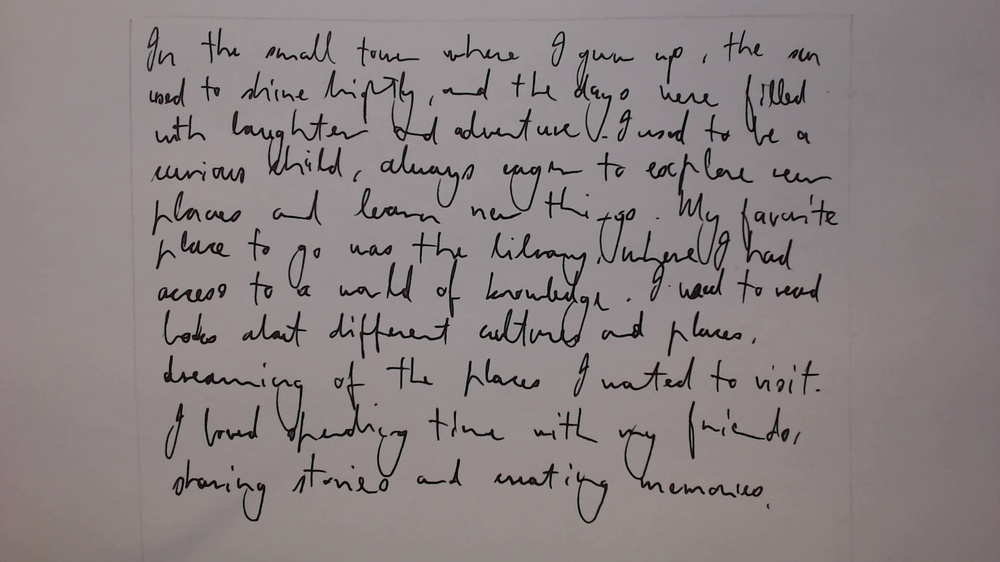
#> input picture Character Segmentation and Extraction/Myburgh_BigParagraph.jpg, 1000 x 562 px, shrunk from 1920 x 1080 before the run
$ python CharacterSegmentation.py
#> lines starting #> are read from the running program, lines starting #| are printed output that depends on the picture; after the words box and inside, x2 and y2 are one past the last pixel; in counts of white or black regions, pixels touching at a corner belong together
### Character Segmentation and Extraction/HelperFunctions.py
import h5py
import numpy as np
import os
import cv2
from imutils.contours import sort_contours
import imutils
from PIL import Image, ImageFilter
from Grid import *

# [20 lines left out: functions overlap, getAllOverlaps, not called in this run]


def doesContain(source, target):
    # unpack points
    x1, y1, w1, h1 = source
    x2, y2, w2, h2 = target

    # checks
    if x1 <= x2 and x1 + w1 >= x2 + w2:
        if y1 <= y2 and y1 + h1 >= y2 + h2:
            return True
    return False


def getAllContains(boxes, bounds, index):
    contains = []
    for a in range(len(boxes)):
        if a != index:
            if doesContain(bounds, boxes[a]):
                contains.append(a)
    return contains


# [165 lines left out: functions makeCSV, generateGrids, not called in this run]

### Character Segmentation and Extraction/CharacterSegmentation.py
from imutils.contours import sort_contours
import numpy as np
import imutils
import cv2
from PIL import Image
import os
from HelperFunctions import *

filename = "Myburgh_BigParagraph"

folder_path = "C:/EPR402 REPO/DATA/" + filename
if not os.path.exists(folder_path):
    os.makedirs(folder_path)

image = cv2.imread(filename + ".jpg")
#> image is the input picture: shape (562, 1000, 3); mean B, G, R 130.4, 129.8, 138.4
orig = np.copy(image)
gray = cv2.cvtColor(image, cv2.COLOR_BGR2GRAY)
blurred = cv2.GaussianBlur(gray, (5, 5), 0)
# perform edge detection, find contours in the edge map, and sort the
# resulting contours from left-to-right
edged = cv2.Canny(blurred, 30, 150)
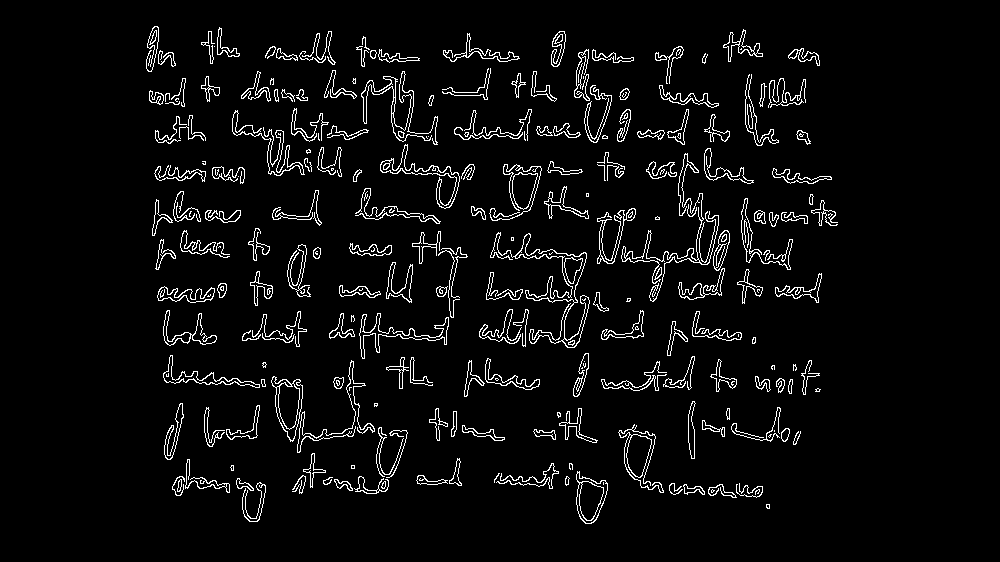
#> edged: shape (562, 1000); 4.7% white in thin lines or dots, all inside (x1, y1, x2, y2) = (146, 26, 838, 524)
# cv2.imshow("Edged", edged)
contours = cv2.findContours(edged.copy(), cv2.RETR_EXTERNAL, cv2.CHAIN_APPROX_SIMPLE)
#> contours = 235 contours, 99 with area under 20; largest, box (x1, y1, x2, y2) and area: (490, 232, 590, 348) 1673, (271, 376, 303, 442) 1231, (576, 471, 608, 524) 1073, (618, 424, 664, 493) 804, (380, 144, 460, 209) 752
contours = imutils.grab_contours(contours)
contours = sort_contours(contours, method="left-to-right")[0]

# initialize the list of contour bounding boxes and associated
# characters that we'll be OCR'ing
chars = []

# loop over the contours
for c in contours:
    # compute the bounding box of the contour
    (x, y, w, h) = cv2.boundingRect(c)
    chars.append((x, y, w, h))
#> this loop made 235 passes
#> (x, y, w, h) on passes 1 to 3: (146, 26, 13, 46), (148, 55, 3, 11), (149, 90, 15, 15)
#> after the loop, chars = 235 items, first 6: (146, 26, 13, 46), (148, 55, 3, 11), (149, 90, 15, 15), (149, 30, 8, 15), (152, 199, 21, 37), (154, 165, 52, 17)

# extract the bounding box locations and padded characters
boxes = [b for b in chars]
#> boxes has the same summary as chars
# loop over the predictions and bounding box locations together
for (x, y, w, h) in boxes:
    # draw the prediction on the image
    cv2.rectangle(image, (x, y), (x + w, y + h), (0, 0, 255), 2)
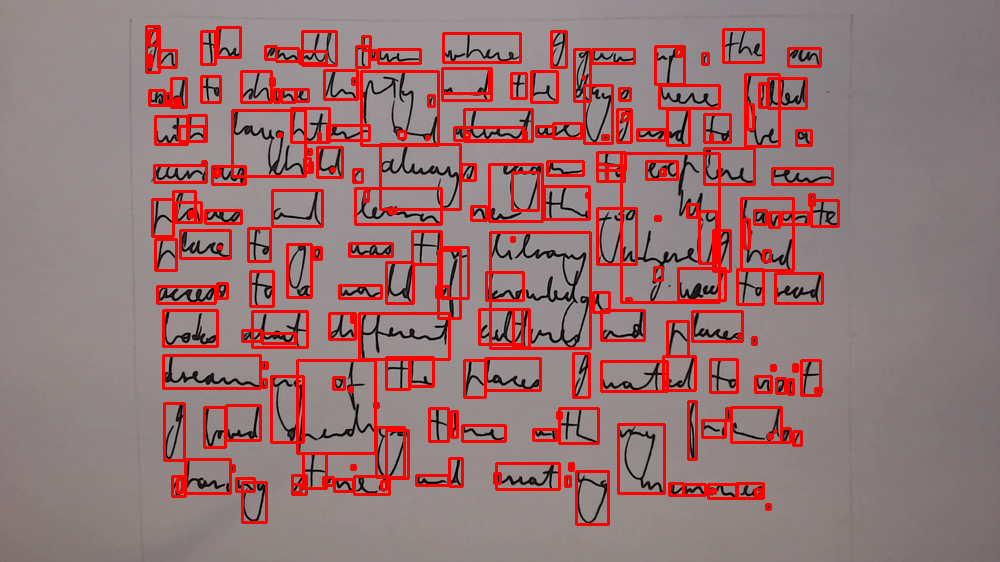
#> image: shape (562, 1000, 3); 10.82% of pixels changed, all inside (x1, y1, x2, y2) = (145, 25, 840, 526)

merge_margin = 25

# this is gonna take a long time
finished = False
while not finished:
    # set end con
    finished = True

    # loop through boxes
    index = len(boxes) - 1
    while index >= 0:
        # grab current box
        x, y, w, h = boxes[index]

        # add margin
        x -= merge_margin
        y -= merge_margin
        w += merge_margin
        h += merge_margin

        # get matching boxes
        overlaps = getAllContains(boxes, (x, y, w, h), index)

        # check if empty
        if len(overlaps) > 0:
            # combine boxes
            # convert to a contour
            con = []
            overlaps.append(index)
            for ind in overlaps:
                x, y, w, h = boxes[ind]
                con.append([x, y])
                con.append([x + w, y + h])
            con = np.array(con)

            # get bounding rect
            x, y, w, h = cv2.boundingRect(con)

            # stop growing
            w -= 1
            h -= 1
            merged = (x, y, w, h)

            # remove boxes from list
            overlaps.sort(reverse=True)
            for ind in overlaps:
                del boxes[ind]
            boxes.append(merged)

            # set flag
            finished = False
            break

        # increment
        index -= 1
#> this loop made 80 passes
#> after the loop, boxes = 75 items, first 6: (163, 355, 97, 33), (164, 403, 20, 57), (172, 476, 13, 20), (204, 407, 21, 40), (226, 405, 34, 35), (250, 271, 23, 35)

# show final
copy = np.copy(image)
for (x, y, w, h) in boxes:
    if w * h < 500:
        continue
    cv2.rectangle(copy, (x, y), (x + w, y + h), (0, 255, 0), 1)
#> this loop made 75 passes
#> (x, y, w, h) on passes 1 to 12: (163, 355, 97, 33), (164, 403, 20, 57), (172, 476, 13, 20), (204, 407, 21, 40), (226, 405, 34, 35), (250, 271, 23, 35), (297, 360, 78, 93), (386, 357, 23, 32), (386, 262, 27, 41), (410, 357, 23, 29), (416, 475, 32, 10), (438, 250, 22, 68)
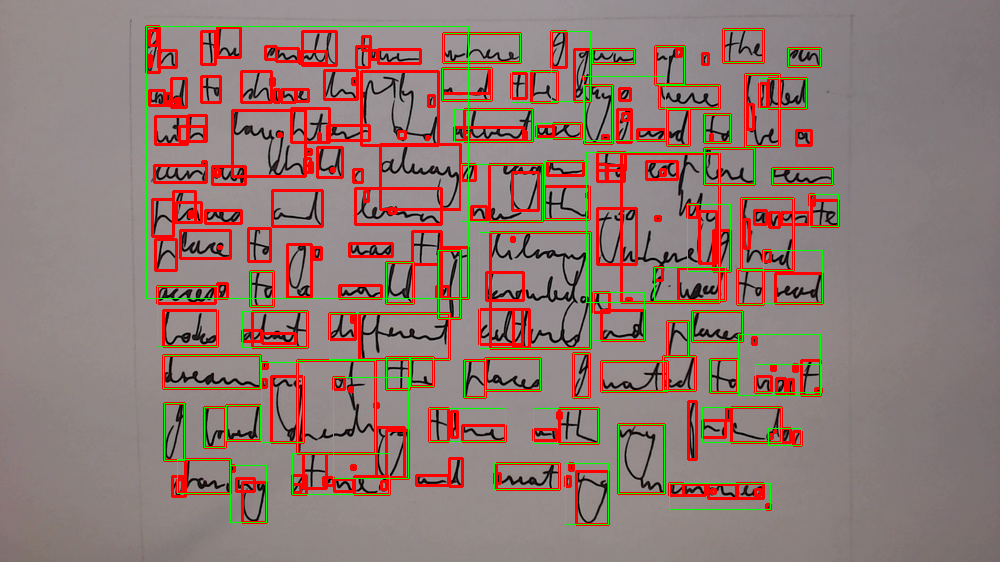
#> copy: shape (562, 1000, 3); 2.45% of pixels changed, all inside (x1, y1, x2, y2) = (146, 26, 839, 525)
cv2.imshow("Final", copy)
cv2.waitKey(0)

img = Image.open(filename + ".jpg")
imgArr = np.array(img)
counter = 0
for (x, y, w, h) in boxes:
    # crop
    try:
        x -= merge_margin
        y -= merge_margin
        w += merge_margin
        h += merge_margin
        testCrop = imgArr[y:y + h, x:x + w]
    except ValueError:
        continue
    if w * h < 500:
        continue
    x += merge_margin
    y += merge_margin
    w -= merge_margin
    h -= merge_margin
    crop = imgArr[y:y + h, x:x + w]
    crop = Image.fromarray(crop)
    # save
    # crop.save(folder_path + "/" + str(counter) + ".jpg")
    counter += 1
#> this loop made 75 passes
#> pass 1, `testCrop = imgArr[y:y + h, x:x + w]`:
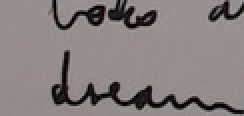
#> testCrop: shape (58, 122, 3) (shown 2 times larger); mean R, G, B 135.2, 126.3, 125.5
#> pass 1, `crop = imgArr[y:y + h, x:x + w]`:
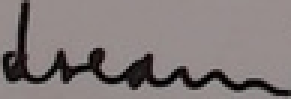
#> crop: shape (33, 97, 3) (shown 3 times larger); mean R, G, B 131, 122.4, 121.6
#> pass 2, `testCrop = imgArr[y:y + h, x:x + w]`:
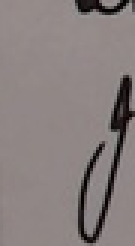
#> testCrop: shape (82, 45, 3) (shown 3 times larger); mean R, G, B 135.9, 126.7, 125.7
#> pass 2, `crop = imgArr[y:y + h, x:x + w]`:
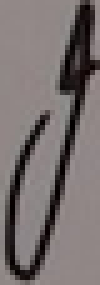
#> crop: shape (57, 20, 3) (shown 5 times larger); mean R, G, B 119.8, 111.7, 111.1
